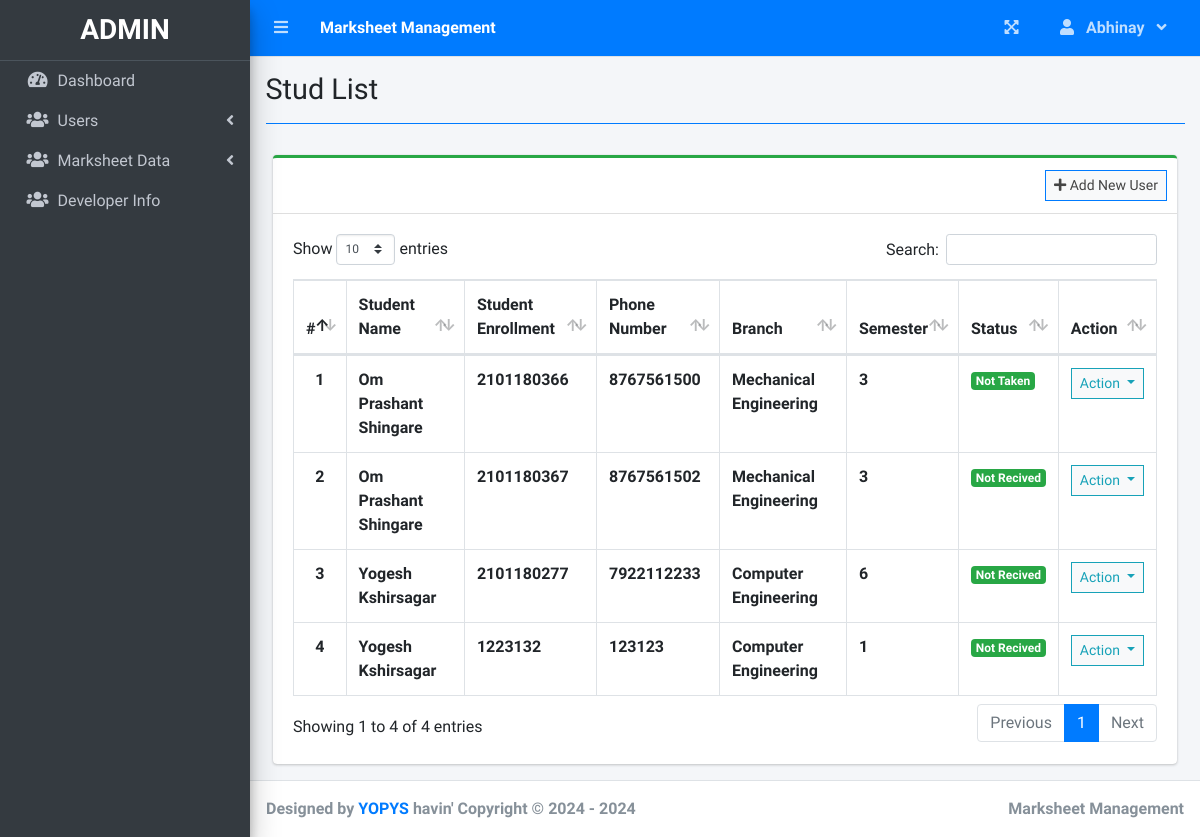
/index.php?page=stud_list (signed in), run on the app's committed database.
### tables this page shows
CREATE TABLE `students` (
  `student_id` int(11) NOT NULL,
  `student_name` text NOT NULL,
  `student_enroll` text NOT NULL,
  `student_phone` text NOT NULL,
  `student_semester` int(11) NOT NULL,
  `status` int(11) DEFAULT 0,
  `student_branch` text NOT NULL
);

### stud_list.php (the view, shortened to what this page needs)
<?php include'db_connect.php' ?>
<div class="col-lg-12">
	<div class="card card-outline card-success">
		<div class="card-header">
			<div class="card-tools">
				<a class="btn btn-block btn-sm btn-default btn-flat border-primary" href="./index.php?page=new_user"><i class="fa fa-plus"></i> Add New User</a>
			</div>
		</div>
		<div class="card-body">
			<table class="table tabe-hover table-bordered" id="list">
				<thead>
					<tr>
						<th class="text-center">#</th>
						<th>Student Name</th>
						<th>Student Enrollment</th>
						<th>Phone Number</th>
                        <th>Branch</th>
                        <th>Semester</th>
                        <th>Status</th>
                        <th>Action</th>
					</tr>
				</thead>
				<tbody>
					<?php
					$i = 1;
					$type = array("Not Recived","Not Taken","Took Marksheet");
					$qry = $conn->query("SELECT * FROM students order by student_name asc");
					while($row= $qry->fetch_assoc()):
					?>
					<tr>
						<th class="text-center"><?php echo $i++ ?></th>
						<td><b><?php echo ucwords($row['student_name']) ?></b></td>
						<td><b><?php echo $row['student_enroll'] ?></b></td>
						<td><b><?php echo $row['student_phone'] ?></b></td>
						<td><b><?php echo $row['student_branch'] ?></b></td>
						<td><b><?php echo $row['student_semester'] ?></b></td>
						<td><b>							<?php
							  	echo "<span class='badge badge-success'>{$type[$row['status']]}</span>";
							?></b></td>
						<td class="text-center">
							<button type="button" class="btn btn-default btn-sm btn-flat border-info wave-effect text-info dropdown-toggle" data-toggle="dropdown" aria-expanded="true">
		                      Action
		                    </button>
						</td>
					</tr>
				<?php endwhile; ?>
				</tbody>
			</table>
		</div>
	</div>
</div>

### index.php (shortened to what this page needs)
<!DOCTYPE html>
<html lang="en">
<?php
	include 'header.php'
?>
<body class="hold-transition sidebar-mini layout-fixed layout-navbar-fixed layout-footer-fixed">
<div class="wrapper">
  <?php include 'topbar.php' ?>
  <?php include 'sidebar.php' ?>
  <div class="content-wrapper">
    <div class="content-header">
      <div class="container-fluid">
        <div class="row mb-2">
          <div class="col-sm-6">
            <h1 class="m-0"><?php
            echo $title;
            ?></h1>
          </div>
        </div>
            <hr class="border-primary">
      </div>
    </div>
    <section class="content">
      <div class="container-fluid">
         <?php
            $page = isset($_GET['page']) ? $_GET['page'] : 'home';
            if(!file_exists($page.".php")){
                include '404.html';
            }else{
              include $page.'.php';
            }
          ?>
      </div>
    </section>
  </div>
  <footer class="main-footer">
    <strong>Designed by <a href="mailto:yopys.gpd.2023.24@gmail.com">YOPYS</a> havin' Copyright &copy; 2024 - <?php $current_year = date('Y'); echo $current_year;?> </strong>
    <div class="float-right d-none d-sm-inline-block">
      <b><?php echo $_SESSION['system']['name'] ?></b>
    </div>
  </footer>
</div>
</body>
</html>

### header.php (shortened to what this page needs)
<head>
  <?php
  $title = isset($_GET['page']) ? ucwords(str_replace("_", ' ', $_GET['page'])) : "Home";
  ?>
  <link rel="stylesheet" href="assets/plugins/fontawesome-free/css/all.min.css">
  <link rel="stylesheet" href="assets/plugins/overlayScrollbars/css/OverlayScrollbars.min.css">
  <link rel="stylesheet" href="assets/plugins/datatables-bs4/css/dataTables.bootstrap4.min.css">
  <link rel="stylesheet" href="assets/plugins/datatables-responsive/css/responsive.bootstrap4.min.css">
  <link rel="stylesheet" href="assets/plugins/datatables-buttons/css/buttons.bootstrap4.min.css">
  <link rel="stylesheet" href="assets/plugins/select2/css/select2.min.css">
  <link rel="stylesheet" href="assets/plugins/select2-bootstrap4-theme/select2-bootstrap4.min.css">
  <link rel="stylesheet" href="assets/plugins/sweetalert2-theme-bootstrap-4/bootstrap-4.min.css">
  <link rel="stylesheet" href="assets/plugins/toastr/toastr.min.css">
  <link rel="stylesheet" href="assets/plugins/dropzone/min/dropzone.min.css">
  <link rel="stylesheet" href="assets/dist/css/jquery.datetimepicker.min.css">
  <link rel="stylesheet" href="assets/plugins/icheck-bootstrap/icheck-bootstrap.min.css">
  <link rel="stylesheet" href="assets/plugins/bootstrap4-toggle/css/bootstrap4-toggle.min.css">
  <link rel="stylesheet" href="assets/dist/css/adminlte.min.css">
  <link rel="stylesheet" href="assets/dist/css/styles.css">
  <link rel="stylesheet" href="assets/plugins/summernote/summernote-bs4.min.css">
</head>

### topbar.php (shortened to what this page needs)
<nav class="main-header navbar navbar-expand navbar-primary navbar-dark ">
  <ul class="navbar-nav">
    <?php if(isset($_SESSION['login_user_id'])): ?>
    <li class="nav-item">
      <a class="nav-link" data-widget="pushmenu" href="" role="button"><i class="fas fa-bars"></i></a>
    </li>
  <?php endif; ?>
    <li>
      <a class="nav-link text-white"  href="./" role="button"> <large><b><?php echo $_SESSION['system']['name'] ?></b></large></a>
    </li>
  </ul>
  <ul class="navbar-nav ml-auto">
    <li class="nav-item">
      <a class="nav-link" data-widget="fullscreen" href="#" role="button">
        <i class="fas fa-expand-arrows-alt"></i>
      </a>
    </li>
   <li class="nav-item dropdown">
          <a class="nav-link"  data-toggle="dropdown" aria-expanded="true" href="javascript:void(0)">
            <span>
              <div class="d-felx badge-pill">
                <span class="fa fa-user mr-2"></span>
                <span><b><?php echo ucwords($_SESSION['login_user_name']) ?></b></span>
                <span class="fa fa-angle-down ml-2"></span>
              </div>
            </span>
          </a>
    </li>
  </ul>
</nav>

### sidebar.php (shortened to what this page needs)
  <aside class="main-sidebar sidebar-dark-primary elevation-4">
    <div class="dropdown">
    <a href="./" class="brand-link">
    <?php if($_SESSION['login_user_type_id'] == 1): ?>
        <h3 class="text-center p-0 m-0"><b>ADMIN</b></h3>
    <?php elseif($_SESSION['login_user_type_id'] == 2): ?>
        <h3 class="text-center p-0 m-0"><b>STUDENT</b></h3>
    <?php elseif($_SESSION['login_user_type_id'] == 3): ?>
        <h3 class="text-center p-0 m-0"><b>ROOM OWNER</b></h3>
    <?php elseif($_SESSION['login_user_type_id'] == 4): ?>
        <h3 class="text-center p-0 m-0"><b>MESS OWNER</b></h3>
    <?php endif; ?>
</a>
    </div>
    <div class="sidebar pb-4 mb-4">
      <nav class="mt-2">
      <ul class="nav nav-pills nav-sidebar flex-column nav-flat" data-widget="treeview" role="menu" data-accordion="false">
          <li class="nav-item dropdown">
            <a href="./" class="nav-link nav-home">
              <i class="nav-icon fas fa-tachometer-alt"></i>
              <p>
                Dashboard
              </p>
            </a>
          </li>
        <?php if($_SESSION['login_user_type_id'] == 1): ?>
          <li class="nav-item">
            <a href="#" class="nav-link nav-edit_user">
              <i class="nav-icon fas fa-users"></i>
              <p>
                Users
                <i class="right fas fa-angle-left"></i>
              </p>
            </a>
          </li>
        <?php endif; ?>
          <?php if($_SESSION['login_user_type_id'] == 1): ?>
          <li class="nav-item">
            <a href="#" class="nav-link nav-edit_user">
              <i class="nav-icon fas fa-users"></i>
              <p>
                Marksheet Data
                <i class="right fas fa-angle-left"></i>
              </p>
            </a>
          </li>
        <?php endif; ?>
        <?php if($_SESSION['login_user_type_id'] == 1 | $_SESSION['login_user_type_id'] == 2 |$_SESSION['login_user_type_id'] == 3 |$_SESSION['login_user_type_id'] == 4 ): ?>
              <li class="nav-item">
                <a href="./index.php?page=developer" class="nav-link nav-new_letter tree-item">
                  <i class="nav-icon fas fa-users"></i>
                  <p>Developer Info</p>
                </a>
              </li>
            <?php endif; ?>
        </ul>
      </nav>
    </div>
  </aside>

### data on the page
students: student_name "Om Prashant Shingare", student_enroll "2101180366", student_phone "8767561500", student_branch "Mechanical Engineering", student_semester "3", status "Not Taken"
students: student_name "Om Prashant Shingare", student_enroll "2101180367", student_phone "8767561502", student_branch "Mechanical Engineering", student_semester "3", status "Not Recived"
students: student_name "Yogesh Kshirsagar", student_enroll "2101180277", student_phone "7922112233", student_branch "Computer Engineering", student_semester "6", status "Not Recived"
students: student_name "Yogesh Kshirsagar", student_enroll "1223132", student_phone "123123", student_branch "Computer Engineering", student_semester "1", status "Not Recived"

### other printed values
$_SESSION['system']['name'] "Marksheet Management"
$_SESSION['login_user_name'] "Abhinay"
$title "Stud List"
